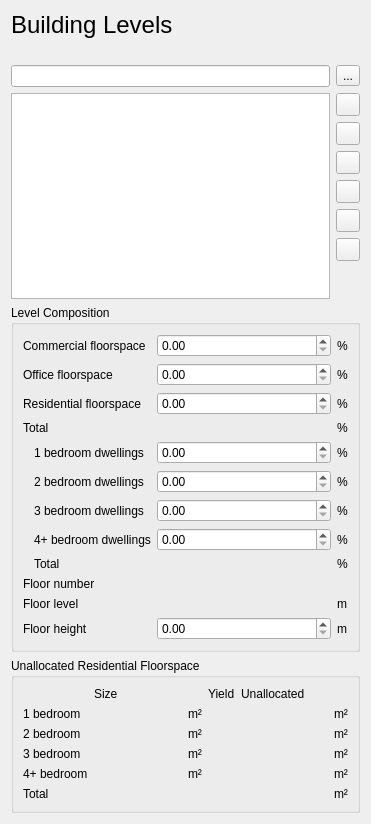
          <widget class="QWidget" name="scrollAreaWidgetContents">
           <property name="geometry">
            <rect>
             <x>0</x>
             <y>-247</y>
             <width>371</width>
             <height>824</height>
            </rect>
           </property>
           <layout class="QVBoxLayout" name="verticalLayout_3">
            <item>
             <widget class="QLabel" name="label_52">
              <property name="text">
               <string>&lt;html&gt;&lt;head/&gt;&lt;body&gt;&lt;p&gt;&lt;span style=&quot; font-size:18pt;&quot;&gt;Building Levels&lt;/span&gt;&lt;/p&gt;&lt;/body&gt;&lt;/html&gt;</string>
              </property>
             </widget>
            </item>
            <item>
             <widget class="QLabel" name="label_current_development_site">
              <property name="text">
               <string/>
              </property>
             </widget>
            </item>
            <item>
             <layout class="QHBoxLayout" name="horizontalLayout_8">
              <property name="topMargin">
               <number>0</number>
              </property>
              <item>
               <widget class="QgsFilterLineEdit" name="building_levels_filter_line_edit"/>
              </item>
              <item>
               <widget class="QToolButton" name="building_levels_filter_by_bounds">
                <property name="text">
                 <string>...</string>
                </property>
               </widget>
              </item>
             </layout>
            </item>
            <item>
             <layout class="QHBoxLayout" name="horizontalLayout_4">
              <item>
               <widget class="QListView" name="listWidget_building_levels"/>
              </item>
              <item>
               <layout class="QVBoxLayout" name="verticalLayout_4">
                <item>
                 <widget class="QToolButton" name="toolButton_building_level_add">
                  <property name="toolTip">
                   <string>Create new building level</string>
                  </property>
                  <property name="text">
                   <string/>
                  </property>
                 </widget>
                </item>
                <item>
                 <widget class="QToolButton" name="toolButton_building_level_remove">
                  <property name="sizePolicy">
                   <sizepolicy hsizetype="Fixed" vsizetype="Fixed">
                    <horstretch>0</horstretch>
                    <verstretch>0</verstretch>
                   </sizepolicy>
                  </property>
                  <property name="toolTip">
                   <string>Remove selected building level</string>
                  </property>
                  <property name="text">
                   <string/>
                  </property>
                 </widget>
                </item>
                <item>
                 <widget class="QToolButton" name="toolButton_building_level_duplicate">
                  <property name="sizePolicy">
                   <sizepolicy hsizetype="Fixed" vsizetype="Fixed">
                    <horstretch>0</horstretch>
                    <verstretch>0</verstretch>
                   </sizepolicy>
                  </property>
                  <property name="toolTip">
                   <string>Duplicate selected building level</string>
                  </property>
                  <property name="text">
                   <string/>
                  </property>
                 </widget>
                </item>
                <item>
                 <widget class="QToolButton" name="toolButton_building_level_rename">
                  <property name="toolTip">
                   <string>Rename selected building level</string>
                  </property>
                  <property name="text">
                   <string/>
                  </property>
                 </widget>
                </item>
                <item>
                 <widget class="QToolButton" name="button_move_up">
                  <property name="toolTip">
                   <string>Move building level up</string>
                  </property>
                  <property name="text">
                   <string/>
                  </property>
                 </widget>
                </item>
                <item>
                 <widget class="QToolButton" name="button_move_down">
                  <property name="toolTip">
                   <string>Move building level down</string>
                  </property>
                  <property name="text">
                   <string/>
                  </property>
                 </widget>
                </item>
                <item>
                 <spacer name="verticalSpacer_4">
                  <property name="orientation">
                   <enum>Qt::Vertical</enum>
                  </property>
                  <property name="sizeHint" stdset="0">
                   <size>
                    <width>20</width>
                    <height>40</height>
                   </size>
                  </property>
                 </spacer>
                </item>
               </layout>
              </item>
             </layout>
            </item>
            <item>
             <widget class="QGroupBox" name="collapsibleGroupBox_building_levels_development_statistics">
              <property name="title">
               <string>Level Composition</string>
              </property>
              <layout class="QGridLayout" name="gridLayout_11" columnstretch="0,1,2,0">
               <item row="4" column="1">
                <widget class="QLabel" name="label_25">
                 <property name="text">
                  <string>1 bedroom dwellings</string>
                 </property>
                </widget>
               </item>
               <item row="7" column="1">
                <widget class="QLabel" name="label_28">
                 <property name="text">
                  <string>4+ bedroom dwellings</string>
                 </property>
                </widget>
               </item>
               <item row="11" column="3">
                <widget class="QLabel" name="label_71">
                 <property name="text">
                  <string>m</string>
                 </property>
                </widget>
               </item>
               <item row="7" column="3">
                <widget class="QLabel" name="label_69">
                 <property name="text">
                  <string>%</string>
                 </property>
                </widget>
               </item>
               <item row="5" column="1">
                <widget class="QLabel" name="label_26">
                 <property name="text">
                  <string>2 bedroom dwellings</string>
                 </property>
                </widget>
               </item>
               <item row="1" column="0" colspan="2">
                <widget class="QLabel" name="label_23">
                 <property name="text">
                  <string>Office floorspace</string>
                 </property>
                </widget>
               </item>
               <item row="1" column="3">
                <widget class="QLabel" name="label_64">
                 <property name="text">
                  <string>%</string>
                 </property>
                </widget>
               </item>
               <item row="10" column="0" colspan="2">
                <widget class="QLabel" name="label_72">
                 <property name="text">
                  <string>Floor level</string>
                 </property>
                </widget>
               </item>
               <item row="11" column="2">
                <widget class="QgsDoubleSpinBox" name="level_height">
                 <property name="maximum">
                  <double>100.000000000000000</double>
                 </property>
                </widget>
               </item>
               <item row="7" column="2">
                <widget class="QgsDoubleSpinBox" name="percent_4_bedroom_floorspace">
                 <property name="maximum">
                  <double>100.000000000000000</double>
                 </property>
                </widget>
               </item>
               <item row="4" column="2">
                <widget class="QgsDoubleSpinBox" name="percent_1_bedroom_floorspace">
                 <property name="maximum">
                  <double>100.000000000000000</double>
                 </property>
                </widget>
               </item>
               <item row="2" column="0" colspan="2">
                <widget class="QLabel" name="label_24">
                 <property name="text">
                  <string>Residential floorspace</string>
                 </property>
                </widget>
               </item>
               <item row="4" column="3">
                <widget class="QLabel" name="label_66">
                 <property name="text">
                  <string>%</string>
                 </property>
                </widget>
               </item>
               <item row="2" column="3">
                <widget class="QLabel" name="label_65">
                 <property name="text">
                  <string>%</string>
                 </property>
                </widget>
               </item>
               <item row="4" column="0">
                <spacer name="horizontalSpacer">
                 <property name="orientation">
                  <enum>Qt::Horizontal</enum>
                 </property>
                 <property name="sizeType">
                  <enum>QSizePolicy::Fixed</enum>
                 </property>
                 <property name="sizeHint" stdset="0">
                  <size>
                   <width>5</width>
                   <height>20</height>
                  </size>
                 </property>
                </spacer>
               </item>
               <item row="6" column="1">
                <widget class="QLabel" name="label_27">
                 <property name="text">
                  <string>3 bedroom dwellings</string>
                 </property>
                </widget>
               </item>
               <item row="1" column="2">
                <widget class="QgsDoubleSpinBox" name="percent_office_floorspace">
                 <property name="maximum">
                  <double>100.000000000000000</double>
                 </property>
                </widget>
               </item>
               <item row="11" column="0" colspan="2">
                <widget class="QLabel" name="label_70">
                 <property name="text">
                  <string>Floor height</string>
                 </property>
                </widget>
               </item>
               <item row="10" column="2">
                <widget class="QLabel" name="base_height">
                 <property name="text">
                  <string/>
                 </property>
                 <property name="textInteractionFlags">
                  <set>Qt::TextBrowserInteraction</set>
                 </property>
                </widget>
               </item>
               <item row="5" column="3">
                <widget class="QLabel" name="label_67">
                 <property name="text">
                  <string>%</string>
                 </property>
                </widget>
               </item>
               <item row="10" column="3">
                <widget class="QLabel" name="label_73">
                 <property name="text">
                  <string>m</string>
                 </property>
                </widget>
               </item>
               <item row="2" column="2">
                <widget class="QgsDoubleSpinBox" name="percent_residential_floorspace">
                 <property name="maximum">
                  <double>100.000000000000000</double>
                 </property>
                </widget>
               </item>
               <item row="9" column="0" colspan="2">
                <widget class="QLabel" name="label_74">
                 <property name="text">
                  <string>Floor number</string>
                 </property>
                </widget>
               </item>
               <item row="0" column="3">
                <widget class="QLabel" name="label_63">
                 <property name="text">
                  <string>%</string>
                 </property>
                </widget>
               </item>
               <item row="6" column="2">
                <widget class="QgsDoubleSpinBox" name="percent_3_bedroom_floorspace">
                 <property name="maximum">
                  <double>100.000000000000000</double>
                 </property>
                </widget>
               </item>
               <item row="6" column="3">
                <widget class="QLabel" name="label_68">
                 <property name="text">
                  <string>%</string>
                 </property>
                </widget>
               </item>
               <item row="9" column="2">
                <widget class="QLabel" name="level_index">
                 <property name="text">
                  <string/>
                 </property>
                 <property name="textInteractionFlags">
                  <set>Qt::TextBrowserInteraction</set>
                 </property>
                </widget>
               </item>
               <item row="0" column="2">
                <widget class="QgsDoubleSpinBox" name="percent_commercial_floorspace">
                 <property name="maximum">
                  <double>100.000000000000000</double>
                 </property>
                </widget>
               </item>
               <item row="0" column="0" colspan="2">
                <widget class="QLabel" name="label_22">
                 <property name="text">
                  <string>Commercial floorspace</string>
                 </property>
                </widget>
               </item>
               <item row="5" column="2">
                <widget class="QgsDoubleSpinBox" name="percent_2_bedroom_floorspace">
                 <property name="maximum">
                  <double>100.000000000000000</double>
                 </property>
                </widget>
               </item>
               <item row="3" column="2">
                <widget class="QLabel" name="floorspace_sum">
                 <property name="text">
                  <string/>
                 </property>
                </widget>
               </item>
               <item row="3" column="0" colspan="2">
                <widget class="QLabel" name="label_51">
                 <property name="text">
                  <string>Total</string>
                 </property>
                </widget>
               </item>
               <item row="3" column="3">
                <widget class="QLabel" name="label_76">
                 <property name="text">
                  <string>%</string>
                 </property>
                </widget>
               </item>
               <item row="8" column="1">
                <widget class="QLabel" name="label_86">
                 <property name="text">
                  <string>Total</string>
                 </property>
                </widget>
               </item>
               <item row="8" column="2">
                <widget class="QLabel" name="residential_sum">
                 <property name="text">
                  <string/>
                 </property>
                </widget>
               </item>
               <item row="8" column="3">
                <widget class="QLabel" name="label_87">
                 <property name="text">
                  <string>%</string>
                 </property>
                </widget>
               </item>
              </layout>
             </widget>
            </item>
            <item>
             <widget class="QGroupBox" name="groupBox_2">
              <property name="title">
               <string>Unallocated Residential Floorspace</string>
              </property>
              <layout class="QGridLayout" name="gridLayout_10" columnstretch="0,1,0,0,1,0">
               <item row="4" column="2">
                <widget class="QLabel" name="label_94">
                 <property name="text">
                  <string>m²</string>
                 </property>
                </widget>
               </item>
               <item row="3" column="2">
                <widget class="QLabel" name="label_93">
                 <property name="text">
                  <string>m²</string>
                 </property>
                </widget>
               </item>
               <item row="4" column="0">
                <widget class="QLabel" name="label_4bed_dwellings">
                 <property name="text">
                  <string>4+ bedroom</string>
                 </property>
                </widget>
               </item>
               <item row="0" column="1">
                <widget class="QLabel" name="label_88">
                 <property name="text">
                  <string>Size</string>
                 </property>
                </widget>
               </item>
               <item row="2" column="2">
                <widget class="QLabel" name="label_92">
                 <property name="text">
                  <string>m²</string>
                 </property>
                </widget>
               </item>
               <item row="0" column="3">
                <widget class="QLabel" name="label_89">
                 <property name="text">
                  <string>Yield</string>
                 </property>
                </widget>
               </item>
               <item row="1" column="4">
                <widget class="QLabel" name="label_1bed_unallocated">
                 <property name="text">
                  <string/>
                 </property>
                 <property name="textInteractionFlags">
                  <set>Qt::TextBrowserInteraction</set>
                 </property>
                </widget>
               </item>
               <item row="3" column="0">
                <widget class="QLabel" name="label_3bed_dwellings">
                 <property name="text">
                  <string>3 bedroom</string>
                 </property>
                </widget>
               </item>
               <item row="2" column="0">
                <widget class="QLabel" name="label_2bed_dwellings">
                 <property name="text">
                  <string>2 bedroom</string>
                 </property>
                </widget>
               </item>
               <item row="0" column="4">
                <widget class="QLabel" name="label_90">
                 <property name="text">
                  <string>Unallocated</string>
                 </property>
                </widget>
               </item>
               <item row="5" column="0">
                <widget class="QLabel" name="label_95">
                 <property name="text">
                  <string>Total</string>
                 </property>
                </widget>
               </item>
               <item row="1" column="2">
                <widget class="QLabel" name="label_91">
                 <property name="text">
                  <string>m²</string>
                 </property>
                </widget>
               </item>
               <item row="1" column="0">
                <widget class="QLabel" name="label_1bed_dwellings">
                 <property name="text">
                  <string>1 bedroom</string>
                 </property>
                </widget>
               </item>
               <item row="3" column="4">
                <widget class="QLabel" name="label_3bed_unallocated">
                 <property name="text">
                  <string/>
                 </property>
                 <property name="textInteractionFlags">
                  <set>Qt::TextBrowserInteraction</set>
                 </property>
                </widget>
               </item>
               <item row="2" column="4">
                <widget class="QLabel" name="label_2bed_unallocated">
                 <property name="text">
                  <string/>
                 </property>
                 <property name="textInteractionFlags">
                  <set>Qt::TextBrowserInteraction</set>
                 </property>
                </widget>
               </item>
               <item row="4" column="4">
                <widget class="QLabel" name="label_4bed_unallocated">
                 <property name="text">
                  <string/>
                 </property>
                 <property name="textInteractionFlags">
                  <set>Qt::TextBrowserInteraction</set>
                 </property>
                </widget>
               </item>
               <item row="1" column="5">
                <widget class="QLabel" name="label_97">
                 <property name="text">
                  <string>m²</string>
                 </property>
                </widget>
               </item>
               <item row="2" column="5">
                <widget class="QLabel" name="label_98">
                 <property name="text">
                  <string>m²</string>
                 </property>
                </widget>
               </item>
               <item row="3" column="5">
                <widget class="QLabel" name="label_99">
                 <property name="text">
                  <string>m²</string>
                 </property>
                </widget>
               </item>
               <item row="4" column="5">
                <widget class="QLabel" name="label_100">
                 <property name="text">
                  <string>m²</string>
                 </property>
                </widget>
               </item>
               <item row="5" column="5">
                <widget class="QLabel" name="label_96">
                 <property name="text">
                  <string>m²</string>
                 </property>
                </widget>
               </item>
               <item row="5" column="4">
                <widget class="QLabel" name="label_residential_unallocated">
                 <property name="text">
                  <string/>
                 </property>
                 <property name="textInteractionFlags">
                  <set>Qt::TextBrowserInteraction</set>
                 </property>
                </widget>
               </item>
               <item row="1" column="3">
                <widget class="QLabel" name="label_1bed_yield">
                 <property name="text">
                  <string/>
                 </property>
                 <property name="textInteractionFlags">
                  <set>Qt::TextBrowserInteraction</set>
                 </property>
                </widget>
               </item>
               <item row="2" column="3">
                <widget class="QLabel" name="label_2bed_yield">
                 <property name="text">
                  <string/>
                 </property>
                 <property name="textInteractionFlags">
                  <set>Qt::TextBrowserInteraction</set>
                 </property>
                </widget>
               </item>
               <item row="3" column="3">
                <widget class="QLabel" name="label_3bed_yield">
                 <property name="text">
                  <string/>
                 </property>
                 <property name="textInteractionFlags">
                  <set>Qt::TextBrowserInteraction</set>
                 </property>
                </widget>
               </item>
               <item row="4" column="3">
                <widget class="QLabel" name="label_4bed_yield">
                 <property name="text">
                  <string/>
                 </property>
                 <property name="textInteractionFlags">
                  <set>Qt::TextBrowserInteraction</set>
                 </property>
                </widget>
               </item>
               <item row="5" column="3">
                <widget class="QLabel" name="label_residential_yield">
                 <property name="text">
                  <string/>
                 </property>
                 <property name="textInteractionFlags">
                  <set>Qt::TextBrowserInteraction</set>
                 </property>
                </widget>
               </item>
               <item row="1" column="1">
                <widget class="QLabel" name="label_1bed_size">
                 <property name="text">
                  <string/>
                 </property>
                 <property name="textInteractionFlags">
                  <set>Qt::TextBrowserInteraction</set>
                 </property>
                </widget>
               </item>
               <item row="2" column="1">
                <widget class="QLabel" name="label_2bed_size">
                 <property name="text">
                  <string/>
                 </property>
                 <property name="textInteractionFlags">
                  <set>Qt::TextBrowserInteraction</set>
                 </property>
                </widget>
               </item>
               <item row="3" column="1">
                <widget class="QLabel" name="label_3bed_size">
                 <property name="text">
                  <string/>
                 </property>
                 <property name="textInteractionFlags">
                  <set>Qt::TextBrowserInteraction</set>
                 </property>
                </widget>
               </item>
               <item row="4" column="1">
                <widget class="QLabel" name="label_4bed_size">
                 <property name="text">
                  <string/>
                 </property>
                 <property name="textInteractionFlags">
                  <set>Qt::TextBrowserInteraction</set>
                 </property>
                </widget>
               </item>
              </layout>
             </widget>
            </item>
           </layout>
          </widget>
